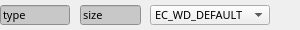
<?xml version="1.0" encoding="UTF-8"?>
<ui version="4.0">
 <class>slave_assign_wid</class>
 <widget class="QWidget" name="slave_assign_wid">
  <property name="geometry">
   <rect>
    <x>0</x>
    <y>0</y>
    <width>300</width>
    <height>30</height>
   </rect>
  </property>
  <property name="windowTitle">
   <string>Form</string>
  </property>
  <widget class="QLineEdit" name="size">
   <property name="geometry">
    <rect>
     <x>80</x>
     <y>5</y>
     <width>61</width>
     <height>20</height>
    </rect>
   </property>
   <property name="font">
    <font>
     <family>文泉驿正黑</family>
     <pointsize>8</pointsize>
    </font>
   </property>
   <property name="styleSheet">
    <string notr="true">background: rgb(200,200,200);
     border:1px solid &quot;#22&quot;; 
</string>
   </property>
   <property name="text">
    <string>size</string>
   </property>
   <property name="readOnly">
    <bool>true</bool>
   </property>
  </widget>
  <widget class="QComboBox" name="watchDog">
   <property name="geometry">
    <rect>
     <x>150</x>
     <y>5</y>
     <width>120</width>
     <height>20</height>
    </rect>
   </property>
   <property name="font">
    <font>
     <family>文泉驿正黑</family>
     <pointsize>8</pointsize>
    </font>
   </property>
   <item>
    <property name="text">
     <string>EC_WD_DEFAULT</string>
    </property>
   </item>
   <item>
    <property name="text">
     <string>EC_WD_ENABLE</string>
    </property>
   </item>
   <item>
    <property name="text">
     <string>EC_WD_DISABLE</string>
    </property>
   </item>
  </widget>
  <widget class="QLineEdit" name="type">
   <property name="geometry">
    <rect>
     <x>0</x>
     <y>5</y>
     <width>70</width>
     <height>20</height>
    </rect>
   </property>
   <property name="font">
    <font>
     <family>文泉驿正黑</family>
     <pointsize>8</pointsize>
    </font>
   </property>
   <property name="styleSheet">
    <string notr="true">background: rgb(200,200,200);
     border:1px solid &quot;#22&quot;; 
</string>
   </property>
   <property name="text">
    <string>type</string>
   </property>
   <property name="readOnly">
    <bool>true</bool>
   </property>
  </widget>
 </widget>
 <resources/>
 <connections/>
</ui>
